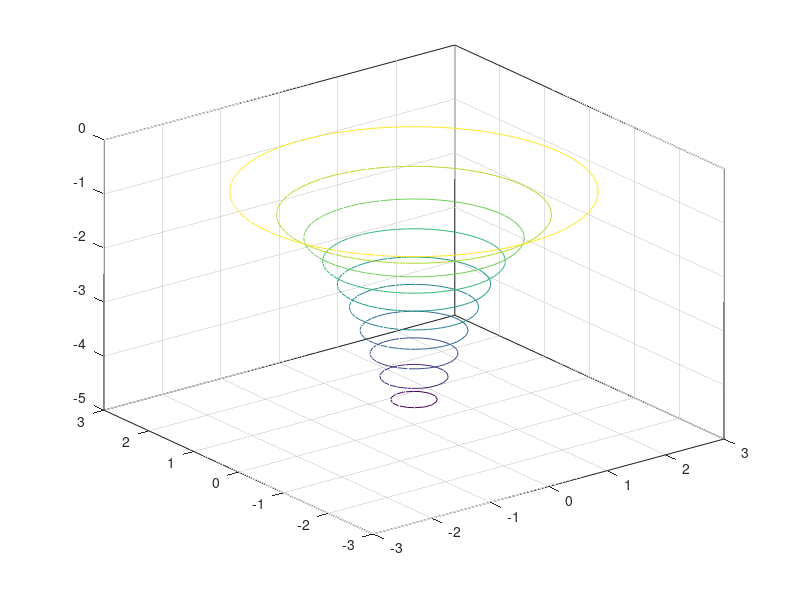

Write MATLAB code to recreate this figure.
% plot of 3-D contour lines of
%       z = -5/(1+x^2+y^2) ,    |x|<=3, |y|<=3.

r = linspace(-3,3,50) ;
[x,y] = meshgrid(r,r) ;
 z = -5./(1+x.^2+y.^2) ;
 contour3(x,y,z)
 
 % MATLAB provides a function meshgrid to create a
 % grid of points over a specified region.
